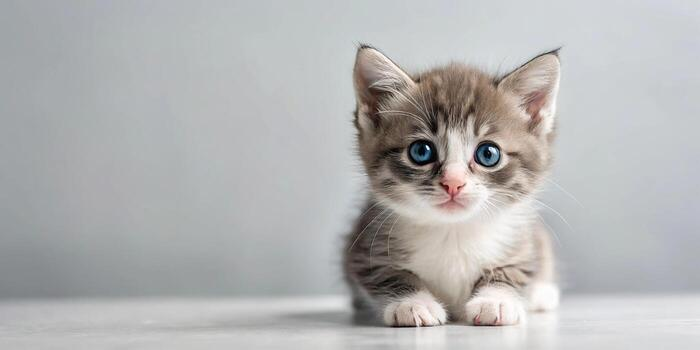
#> input picture photos/cat iamge.jpg, 700 x 350 px, found by its file name
$ python 04.Fliping-of-image.py
#> lines starting #> are read from the running program, lines starting #| are printed output that depends on the picture
#Here we will disscuss about fliping of image in open cv

#syntax for flip an image in open cv => cv.flip(image,1=horizontally)
                                    #=> cv.flip(image,0=vertcally)
                                    #=> cv.flip(image,-1=both)


import cv2 as cv  #importing cv

image =cv.imread("C:\Data\Open Cv\Open-Cv\photos\cat iamge.jpg") #loading image
#> image is the input picture: shape (350, 700, 3); mean B, G, R 179.9, 179.9, 180

if image is None:
    print("Could not load image")
    exit() #will exit if not opened
else:

    fliped_horizontal=cv.flip(image,1) #This syntax flip horizonatal
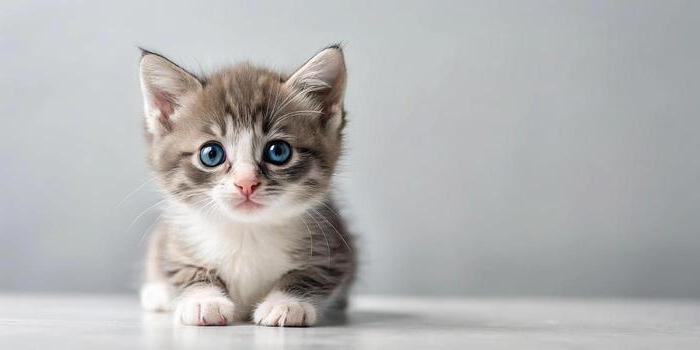
#> fliped_horizontal: shape (350, 700, 3); mean B, G, R 179.9, 179.9, 180
    fliped_vertically=cv.flip(image,0) #This syntax flip vertical
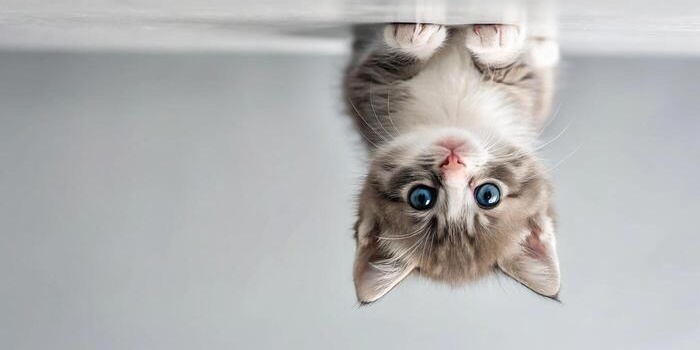
#> fliped_vertically: shape (350, 700, 3); mean B, G, R 179.9, 179.9, 180
    fliped_both=cv.flip(image,-1) #this syntax flip both horizontal and vertical
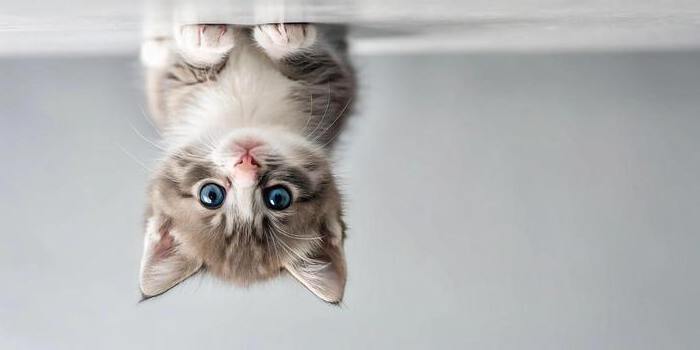
#> fliped_both: shape (350, 700, 3); mean B, G, R 179.9, 179.9, 180

    cv.imshow("Orignal",image) #print orignal image
    cv.imshow("Flipped Horizonatally",fliped_horizontal) #load horizontal image
    cv.imshow("Fliped Vertically",fliped_vertically) #load verticall image
    cv.imshow("Flipped_both",fliped_both) #load both image vert,hori

    cv.waitKey(0)
    cv.destroyAllWindows() #close all windows

$ run again, with photos/Cat image 3.jpg copied over photos/cat iamge.jpg
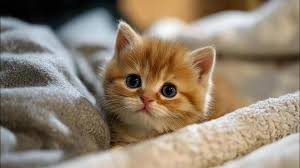
#> input picture photos/Cat image 3.jpg, 300 x 168 px, found by its file name
#> image is the input picture: shape (168, 300, 3); mean B, G, R 111.9, 129.9, 144.3
#> `fliped_vertically=cv.flip(image,0)`:
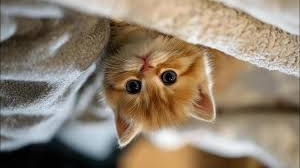
#> fliped_vertically: shape (168, 300, 3); mean B, G, R 111.9, 129.9, 144.3
#> `fliped_both=cv.flip(image,-1)`:
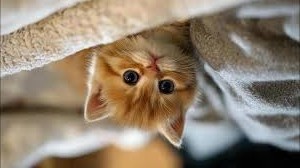
#> fliped_both: shape (168, 300, 3); mean B, G, R 111.9, 129.9, 144.3
